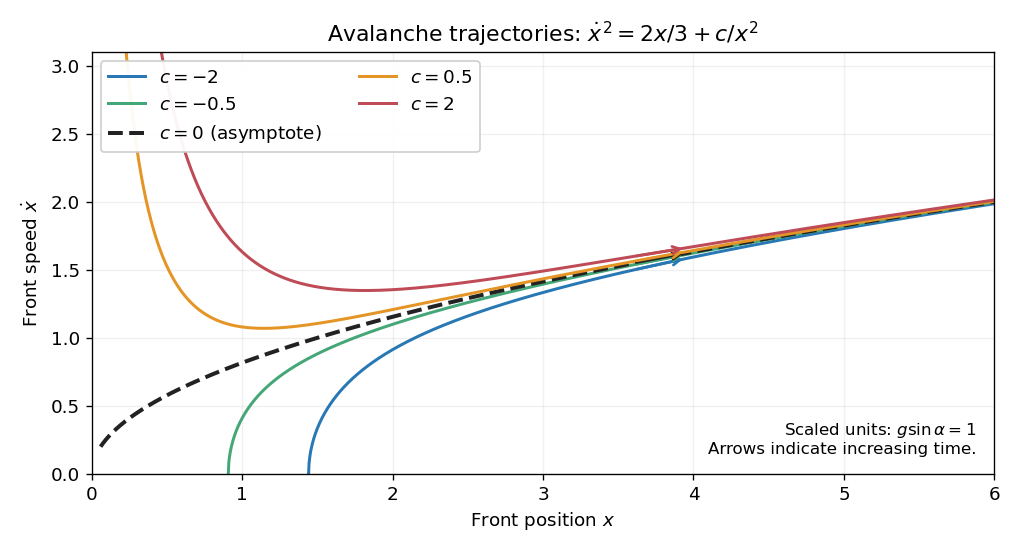

Write Python code to recreate this figure.
"""Phase curves of the avalanche-front model; PNG output in cwd."""
from pathlib import Path
import matplotlib
matplotlib.use('Agg')
import matplotlib.pyplot as plt
import numpy as np

plt.rcParams.update({'font.size':11, 'figure.facecolor':'white', 'axes.facecolor':'white'})
fig,ax=plt.subplots(figsize=(8.5,4.6),dpi=120)
for c,color in zip((-2.,-.5,0.,.5,2.),('#2878b5','#45a778','#222222','#e49526','#be4b56')):
    lower=max(.06,(-1.5*c)**(1/3) if c<0 else .06)
    x=np.linspace(lower,6,1500)
    v=np.sqrt(np.maximum(0,2*x/3+c/x**2))
    ax.plot(x,v,color=color,lw=2.4 if c==0 else 1.8,ls='--'if c==0 else '-',label=r'$c='+f'{c:g}'+('$ (asymptote)'if c==0 else '$'))
    x0=3.6; x1=3.95
    y0=np.sqrt(2*x0/3+c/x0**2);y1=np.sqrt(2*x1/3+c/x1**2)
    ax.annotate('',xy=(x1,y1),xytext=(x0,y0),arrowprops={'arrowstyle':'->','color':color,'lw':1.6})
ax.set(xlim=(0,6),ylim=(0,3.1),xlabel=r'Front position $x$',ylabel=r'Front speed $\dot x$',title=r'Avalanche trajectories: $\dot x^2=2x/3+c/x^2$')
ax.text(.98,.04,r'Scaled units: $g\sin\alpha=1$'+'\nArrows indicate increasing time.',transform=ax.transAxes,ha='right',va='bottom',fontsize=10)
ax.grid(alpha=.18);ax.legend(loc='upper left',framealpha=.95,ncol=2)
fig.tight_layout()
fig.savefig(Path.cwd()/'paper-4-avalanche-phase-plane.png',facecolor='white')
plt.close(fig)
